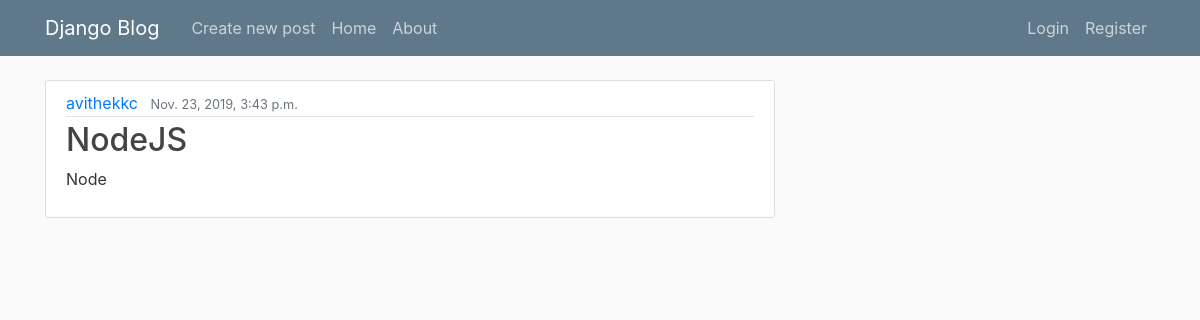
Page /post/6/ on the committed database.
### blog/models.py (models this page shows, shortened)
class Post(models.Model):
    title = models.CharField(max_length=100)
    content = models.TextField()
    date_posted = models.DateTimeField(default=timezone.now())
    author = models.ForeignKey(User, on_delete=models.CASCADE)

### blog/views.py (the view)
# urls.py: path('post/<int:pk>/', PostDetailView.as_view(), name="post-detail"),
class PostDetailView(DetailView):
    model = Post

### blog/templates/blog/post_detail.html (shortened to what this page needs)
{% extends "blog/base.html" %}
{% block content %}
    <article class="media content-section">
        <div class="media-body">
            <div class="article-metadata">
                <a class="mr-2" href="#">{{ object.author }}</a>
                <small class="text-muted">{{ object.date_posted }}</small>
            </div>
            <h2 class="article-title">{{ object.title }}</h2>
            <p class="article-content">{{ object.content }}</p>
        </div>
    </article>
{% endblock %}

### blog/static/blog/main.css (style rules this page uses)
body { background: #fafafa; color: #333333; margin-top: 5rem; }
h1, h2, h3, h4, h5, h6 { color: #444444; }
.content-section { background: #ffffff; padding: 10px 20px; border: 1px solid #dddddd; border-radius: 3px; margin-bottom: 20px; }
.article-title { color: #444444; }
.article-content { white-space: pre-line; }
.article-metadata { padding-bottom: 1px; margin-bottom: 4px; border-bottom: 1px solid #e3e3e3 }

### rows in the picture
Post: author "avithekkc", date_posted "Nov. 23, 2019, 3:43 p.m.", title "NodeJS", content "Node"
